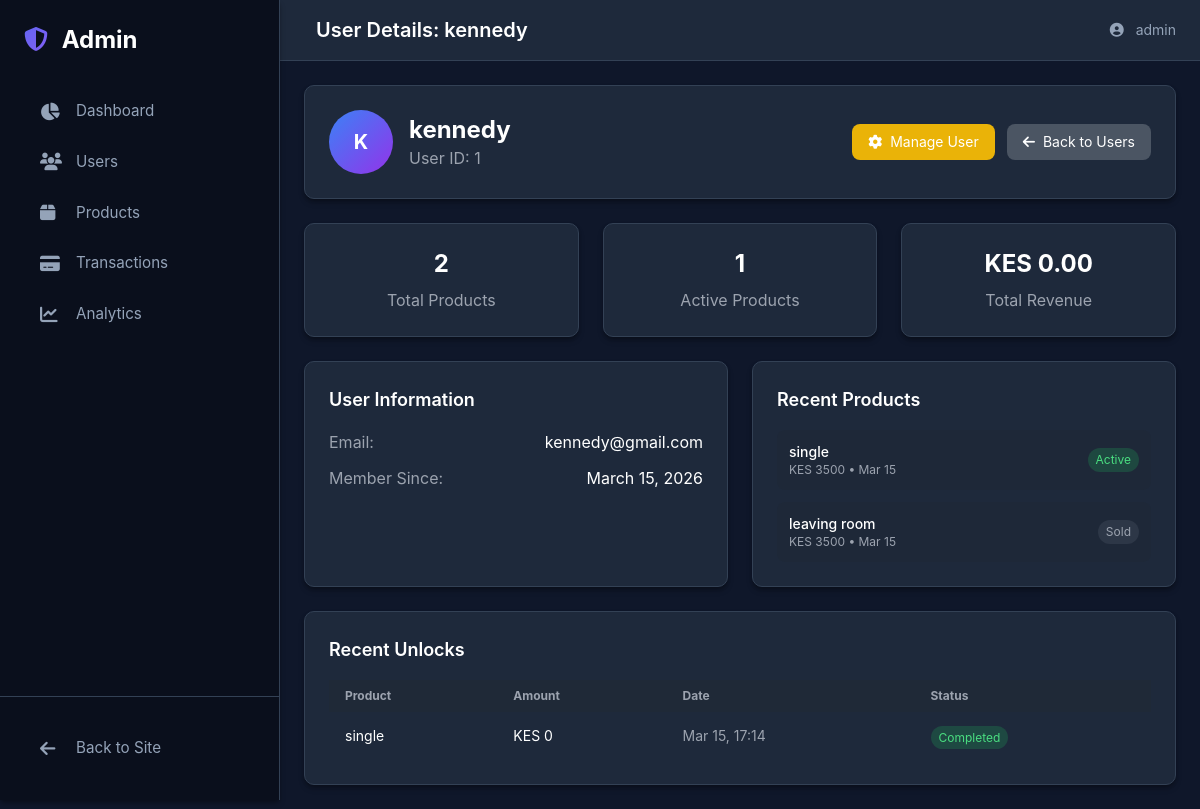
The page /admin/users/1 (signed in) on the database as committed earlier.
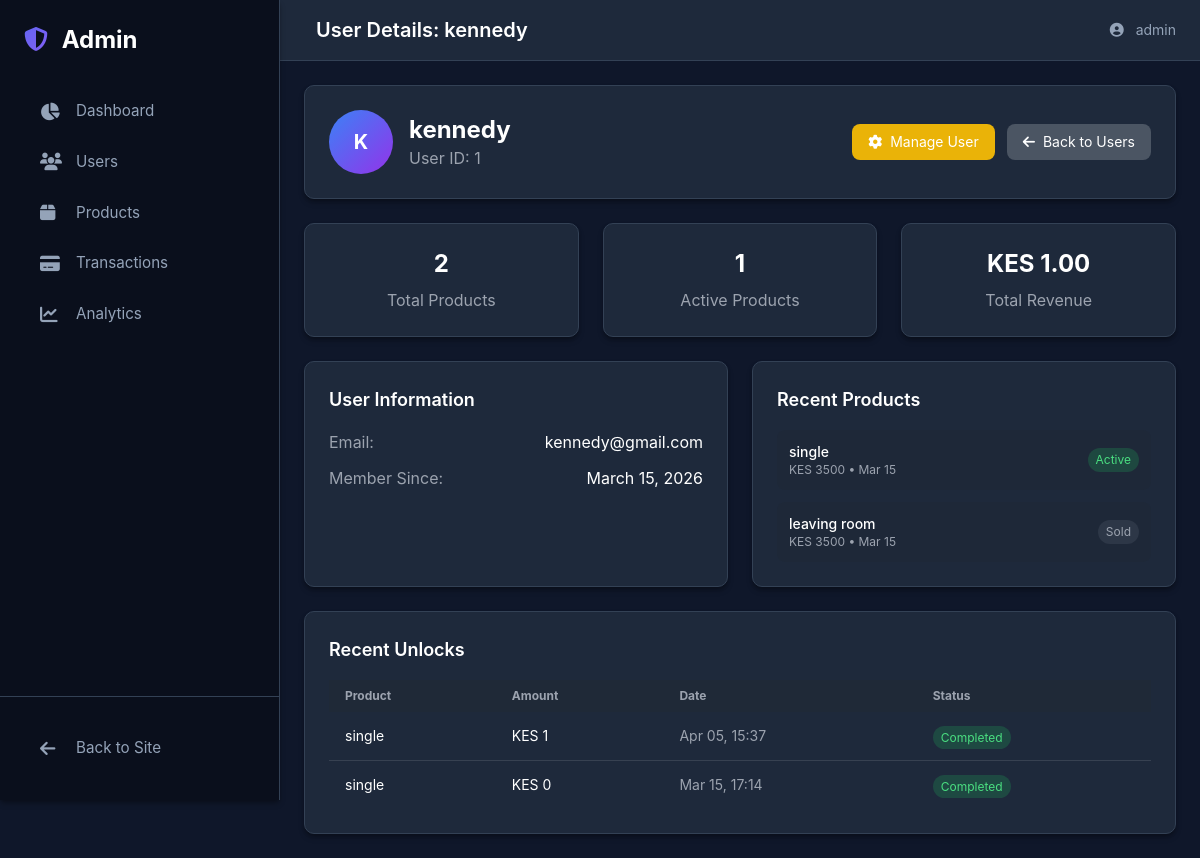
The same page on the database as committed later.
### app/models.py (models this page shows, shortened)
class Product(db.Model):
    __tablename__ = 'products'
    id = db.Column(db.Integer, primary_key=True)
    title = db.Column(db.String(100), nullable=False)
    description = db.Column(db.Text)
    price = db.Column(db.Float, nullable=False)
    condition = db.Column(db.String(20))
    contact_info = db.Column(db.Text)
    is_fast_moving = db.Column(db.Boolean, default=False)
    is_active = db.Column(db.Boolean, default=True)
    is_sold = db.Column(db.Boolean, default=False)
    Token = db.Column(db.Float, nullable=False)
    category_id = db.Column(db.Integer, db.ForeignKey('categories.id'), nullable=False)
    seller_id = db.Column(db.Integer, db.ForeignKey('users.id'), nullable=False)
    image_group_id = db.Column(db.Integer, db.ForeignKey('product_image_groups.id'), nullable=True)
    created_at = db.Column(db.DateTime, default=datetime.utcnow)
    updated_at = db.Column(db.DateTime, default=datetime.utcnow, onupdate=datetime.utcnow)
    hostel_name = db.Column(db.String(100), nullable=False, default='')
    location = db.Column(db.String(100), nullable=False, default='')
    leave_date = db.Column(db.DateTime, nullable=False, default=datetime.utcnow)
    room_type = db.Column(db.String(20), default='single')
    deposit = db.Column(db.Float, default=0)
    commission_percentage = db.Column(db.Float, default=0)
    is_commission_listing = db.Column(db.Boolean, default=False)
    status = db.Column(db.String(20), default='available')
    agreement_user_id = db.Column(db.Integer, db.ForeignKey('users.id'), nullable=True)
    agreement_expires_at = db.Column(db.DateTime, nullable=True)
    booked_at = db.Column(db.DateTime, nullable=True)
    total_unlocks = db.Column(db.Integer, default=0)
    last_interest_update = db.Column(db.DateTime, default=datetime.utcnow)
    payments = db.relationship('Payment', back_populates='product', lazy=True, cascade="all, delete-orphan")
    chats = db.relationship('Chat', back_populates='product', lazy=True, cascade='all, delete-orphan')
    offers = db.relationship('Offer', back_populates='product', lazy=True, cascade='all, delete-orphan')
    agreement_user = db.relationship('User', foreign_keys=[agreement_user_id])
    category = db.relationship('Category', back_populates='products')
    seller = db.relationship('User', foreign_keys=[seller_id], back_populates='products')
    image_group = db.relationship('ProductImageGroup', back_populates='product')

class ProductUnlock(db.Model):
    __tablename__ = 'product_unlocks'
    id = db.Column(db.Integer, primary_key=True)
    user_id = db.Column(db.Integer, db.ForeignKey('users.id'), nullable=False)
    product_id = db.Column(db.Integer, db.ForeignKey('products.id'), nullable=False)
    seller_id = db.Column(db.Integer, db.ForeignKey('users.id'), nullable=False)
    amount = db.Column(db.Float, nullable=False)
    phone_number = db.Column(db.String(20))
    checkout_request_id = db.Column(db.String(100), unique=True)
    merchant_request_id = db.Column(db.String(100))
    mpesa_receipt_number = db.Column(db.String(50))
    status = db.Column(db.String(20), default='pending')
    created_at = db.Column(db.DateTime, default=datetime.utcnow)
    completed_at = db.Column(db.DateTime)
    unlocked_at = db.Column(db.DateTime)
    user = db.relationship('User', foreign_keys=[user_id], backref='unlocked_products')
    product = db.relationship('Product', backref='unlocks')
    seller = db.relationship('User', foreign_keys=[seller_id], backref='buyer_unlocks')
    chat = db.relationship('Chat', back_populates='unlock', lazy=True, uselist=False)

### app/admin/routes.py (the view)
@admin_bp.route('/users/<int:user_id>')
@login_required
@admin_required
def user_detail(user_id):
    user = User.query.get_or_404(user_id)
    products_count = Product.query.filter_by(seller_id=user_id).count()
    active_products = Product.query.filter_by(seller_id=user_id, is_active=True, is_sold=False).count()
    total_revenue = db.session.query(db.func.sum(ProductUnlock.amount)).filter(
        ProductUnlock.seller_id == user_id,
        ProductUnlock.status == 'completed'
    ).scalar() or 0
    recent_products = Product.query.filter_by(seller_id=user_id).order_by(Product.created_at.desc()).limit(5).all()
    recent_unlocks = ProductUnlock.query.filter_by(seller_id=user_id, status='completed').order_by(ProductUnlock.completed_at.desc()).limit(5).all()
    return render_template('admin/user_detail.html',
                         user=user,
                         products_count=products_count,
                         active_products=active_products,
                         total_revenue=total_revenue,
                         recent_products=recent_products,
                         recent_unlocks=recent_unlocks)

### app/admin/routes.py (called while the page is built)
def admin_required(f):
    @wraps(f)
    def decorated_function(*args, **kwargs):
        if (not current_user.is_authenticated or
            not current_user.is_admin):
            flash('Admin access required.', 'error')
            return redirect(url_for('main.index'))
        return f(*args, **kwargs)
    return decorated_function

### app/models.py (called while the page is built)
@login_manager.user_loader
def load_user(user_id):
    return User.query.get(int(user_id))

### app/templates/admin/user_detail.html (shortened to what the changed rows need)
{% extends "admin/base.html" %}
{% block header_title %}User Details: {{ user.username }}{% endblock %}
{% block content %}
<div class="space-y-6">
    <div class="card p-6">
        <div class="flex flex-col lg:flex-row lg:items-center lg:justify-between">
            <div class="flex items-center space-x-4 mb-4 lg:mb-0">
                <div>
                    <h2 class="text-2xl font-bold text-white">{{ user.username }}</h2>
                </div>
            </div>
        </div>
    </div>
    <div class="grid grid-cols-1 md:grid-cols-3 gap-6">
        <div class="card p-6 text-center">
            <div class="text-2xl font-bold text-white mb-2">KES {{ "%.2f"|format(total_revenue) }}</div>
            <div class="text-gray-400">Total Revenue</div>
        </div>
    </div>
    <div class="grid grid-cols-1 lg:grid-cols-2 gap-6">
        <div class="card p-6">
            <div class="space-y-3">
                {% for product in recent_products %}
                <div class="flex items-center justify-between p-3 rounded-lg bg-gray-800/50">
                    <div class="flex-1 min-w-0">
                        <p class="text-sm font-medium text-white truncate">{{ product.title }}</p>
                        <p class="text-xs text-gray-400">KES {{ "%.0f"|format(product.price) }} • {{ product.created_at.strftime('%b %d') }}</p>
                    </div>
                    <span class="text-xs px-2 py-1 rounded-full {% if product.is_active and not product.is_sold %}bg-green-500/20 text-green-400{% else %}bg-gray-500/20 text-gray-400{% endif %}">
                        {% if product.is_sold %}Sold{% elif product.is_active %}Active{% else %}Inactive{% endif %}
                    </span>
                </div>
                {% else %}
                <p class="text-gray-400 text-center py-4">No products found</p>
                {% endfor %}
            </div>
        </div>
    </div>
    <div class="card p-6">
        <div class="overflow-x-auto">
            <table class="w-full">
                <thead class="bg-gray-800">
                    <tr>
                        <th class="px-4 py-2 text-left text-xs text-gray-400">Product</th>
                        <th class="px-4 py-2 text-left text-xs text-gray-400">Amount</th>
                        <th class="px-4 py-2 text-left text-xs text-gray-400">Date</th>
                        <th class="px-4 py-2 text-left text-xs text-gray-400">Status</th>
                    </tr>
                </thead>
                <tbody class="divide-y divide-gray-700">
                    {% for unlock in recent_unlocks %}
                    <tr>
                        <td class="px-4 py-3 text-sm text-white">{{ unlock.product.title }}</td>
                        <td class="px-4 py-3 text-sm text-white">KES {{ "%.0f"|format(unlock.amount) }}</td>
                        <td class="px-4 py-3 text-sm text-gray-400">{{ unlock.completed_at.strftime('%b %d, %H:%M') }}</td>
                        <td class="px-4 py-3">
                            <span class="text-xs px-2 py-1 rounded-full bg-green-500/20 text-green-400">Completed</span>
                        </td>
                    </tr>
                    {% else %}
                    <tr>
                        <td colspan="4" class="px-4 py-4 text-center text-gray-400">No unlocks found</td>
                    </tr>
                    {% endfor %}
                </tbody>
            </table>
        </div>
    </div>
</div>
{% endblock %}

Rows that differ between the two databases and show on the page:
added ProductUnlock: product "single", amount "1", completed_at "Apr 05, 15:37"
Other text that changed with them:
{{ "%.2f"|format(total_revenue) }}: "0.00" → "1.00"
